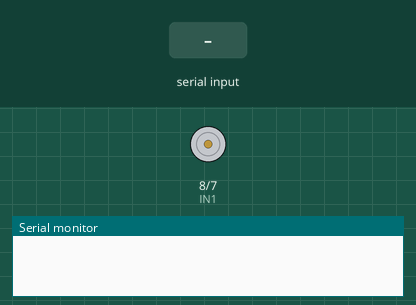
A sketch run on a simulated Arduino Uno, built with avr-gcc and run on an emulated ATmega328P. Shown: motor-driver pin pairs drawn as motors (green arrow = first pin HIGH = forward, orange = second pin HIGH = backward, longer = more drive, scaled by the enable pin), the last lines printed to the serial monitor. The inputs (shaded band) are chosen by the test bench.

Above: at 1.2 s.
1.3 s: "A" received over the second serial link
At 2.5 s:
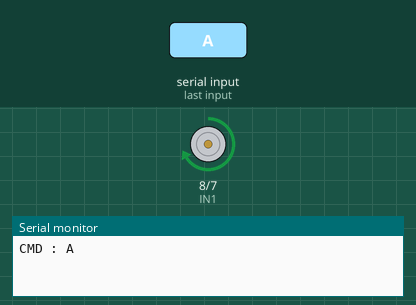
2.8 s: "B" received over the second serial link
At 3.7 s:
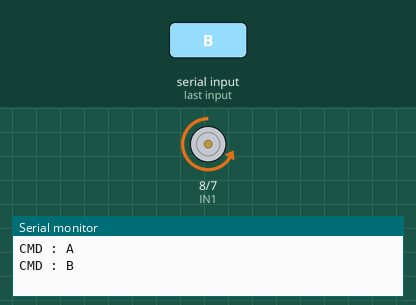
4.3 s: "S" received over the second serial link
At 4.8 s:
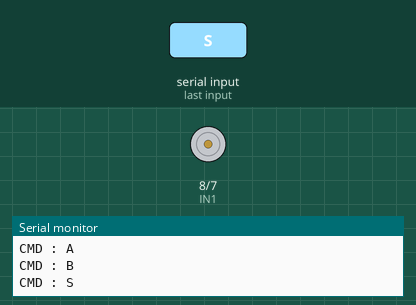
Timing chart, 0 to 7.3 s (numbered marks = the images above; inputs shaded):
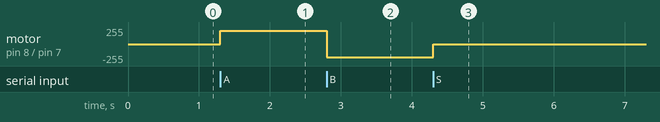

The sketch:

RX_Motor.ino
```cpp
  #include <SoftwareSerial.h>

  //  L298N
  const int IN1 = 8;
  const int IN2 = 7;
  const int ENA = 9;

  SoftwareSerial BTSerial(10, 11);

  //
  char currentMode = 'S';

  void setup()
  {
    Serial.begin(9600);
    BTSerial.begin(9600);

    pinMode(IN1, OUTPUT);
    pinMode(IN2, OUTPUT);
    pinMode(ENA, OUTPUT);
  }

  void loop()
  {
    if (BTSerial.available())
    {
      char newChar = BTSerial.read();

      if (newChar == 'A' || newChar == 'B' || newChar == 'S')
      {
        currentMode = newChar;
        Serial.print("CMD : ");
        Serial.println(currentMode);
      }
      else
      {
        Serial.print("Canh bao: Ky tu khong hop le -> ");
        Serial.println(newChar);
      }
    }

    if (currentMode == 'A')
    {
      digitalWrite(IN1, HIGH);
      digitalWrite(IN2, LOW);
      analogWrite(ENA, 200);
    }
    else if (currentMode == 'B')
    {
      digitalWrite(IN1, LOW);
      digitalWrite(IN2, HIGH);
      analogWrite(ENA, 200);
    }
    else if (currentMode == 'S')
    {
      digitalWrite(IN1, LOW);
      digitalWrite(IN2, LOW);
      analogWrite(ENA, 0);
    }
  }
```

Measured:
- after the input at 1.3 s, motor on pin 8 (IN1) / pin 7 (IN2): stopped → forward 200/255 at once
- after the input at 2.8 s, motor on pin 8 (IN1) / pin 7 (IN2): forward 200/255 → backward 200/255 at once
- after the input at 4.3 s, motor on pin 8 (IN1) / pin 7 (IN2): backward 200/255 → stopped at once
